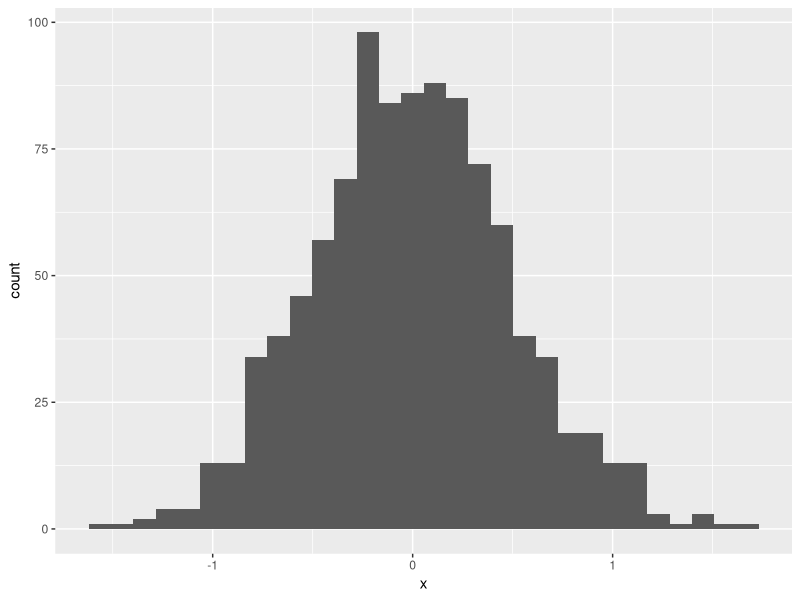
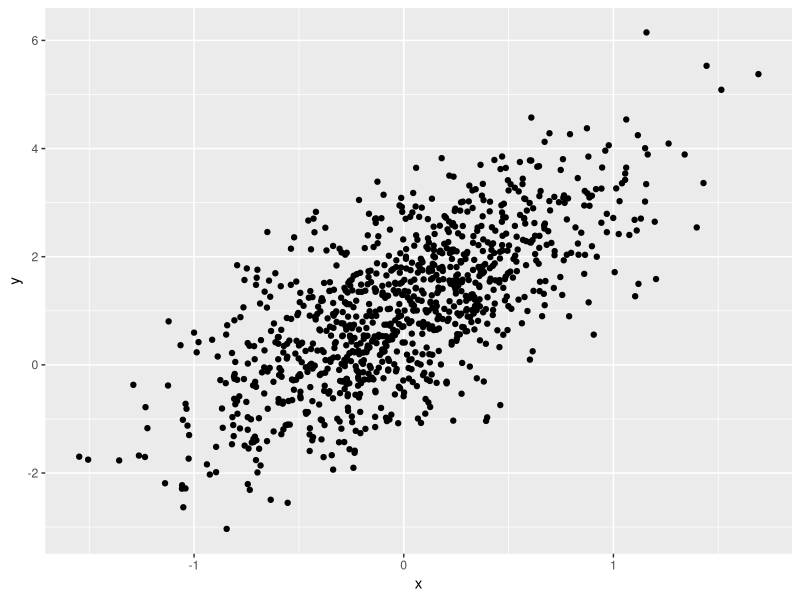
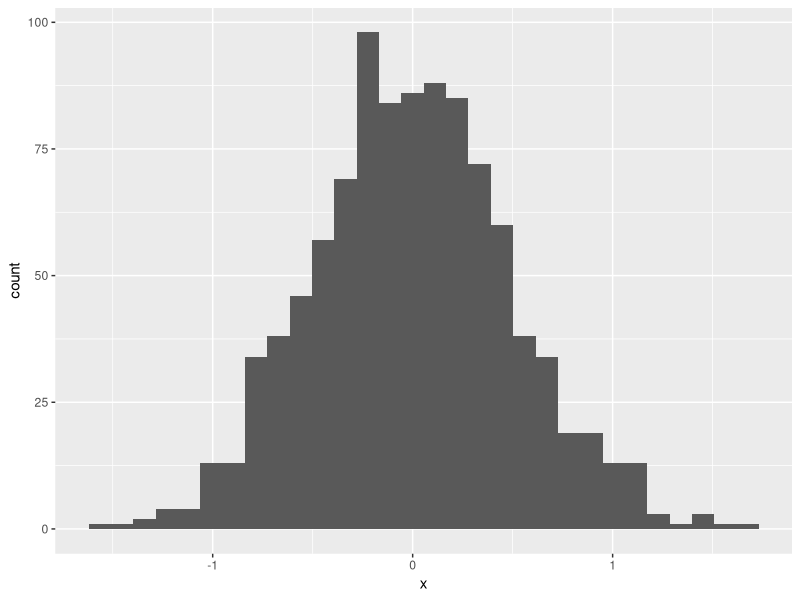
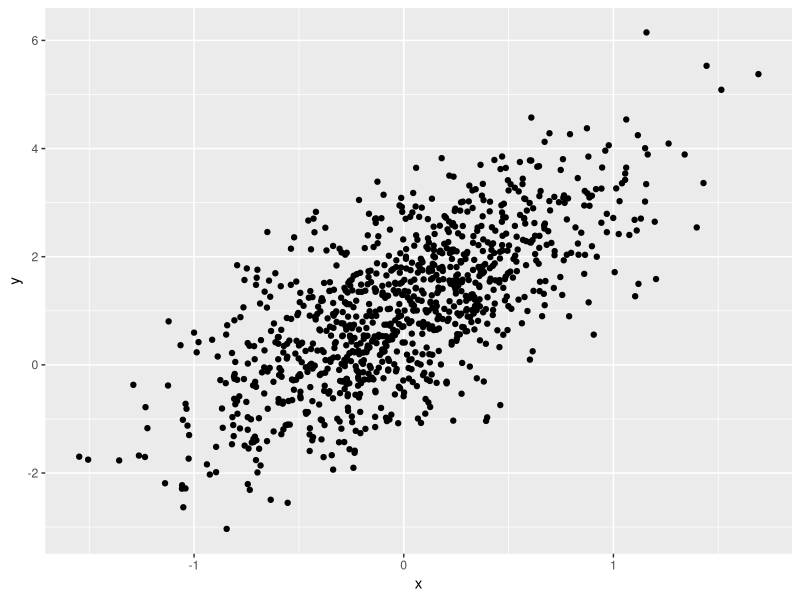
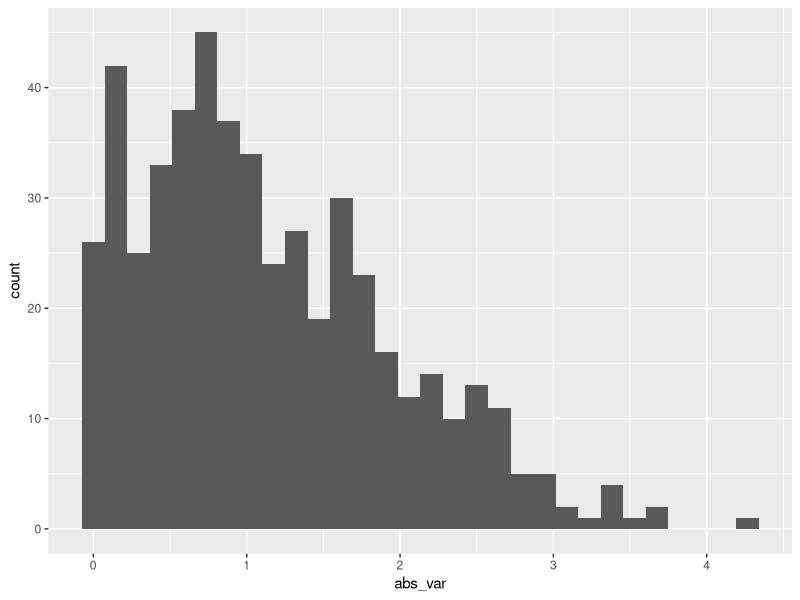

Generate these figures, in order, with R:
## ---- chunk 1
library(tidyverse)

## ---- chunk 2
samp = rnorm(100)
length(samp)
## ---- chunk 3
plot_df =
  tibble(
    x = rnorm(1000, sd = 0.5),
    y= 1 + 2 * x +rnorm(1000)
  )

ggplot(plot_df, aes(x = x)) + geom_histogram()
ggplot(plot_df, aes(x = x, y=y)) + geom_point()
head(plot_df)
## ---- chunk 4
ggplot(plot_df, aes(x = x)) + geom_histogram()

ggplot(plot_df, aes(x = x, y = y)) + geom_point()

## ---- chunk 5
set.seed(0)

la_df = 
  tibble(
    num_var = rnorm (n = 500, mean =1),
    log_var = num_var > 0,
    abs_var = abs(num_var)
  )

ggplot(la_df, aes(x = abs_var)) + geom_histogram()
